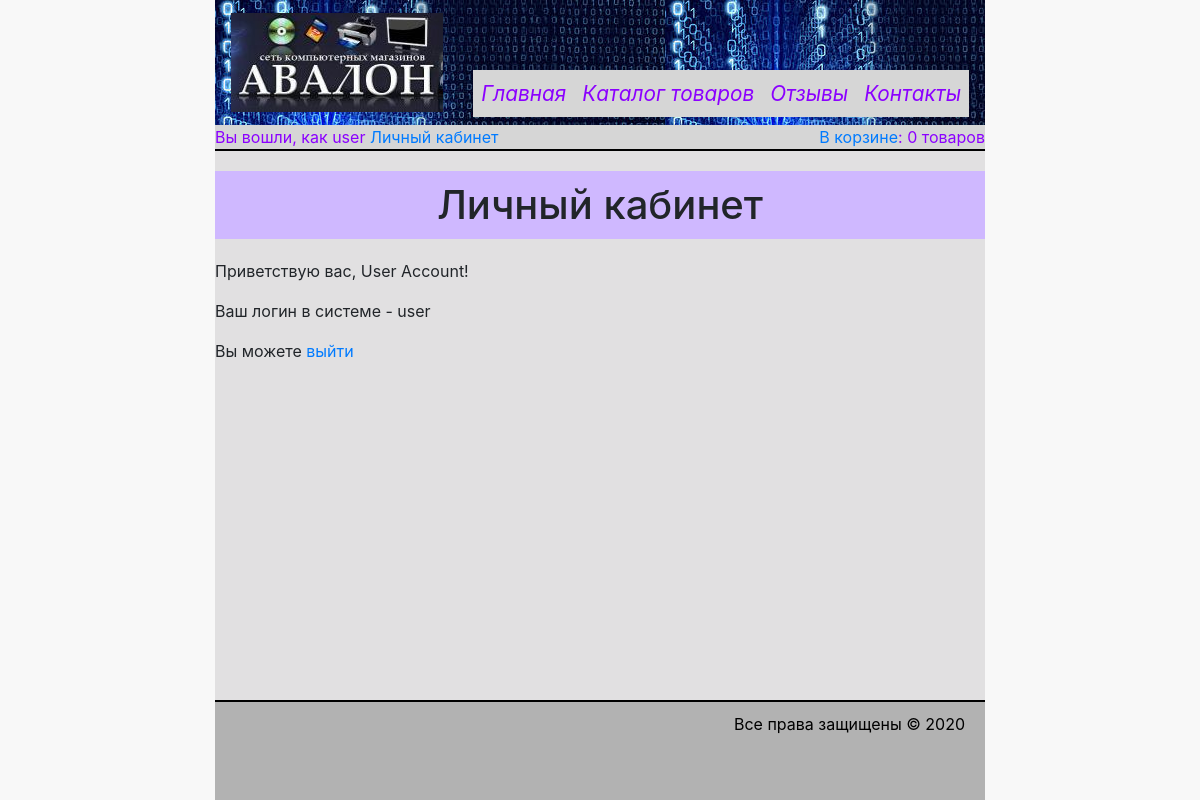
/?page=personal_area (signed in), run on an earlier commit of the app's database.
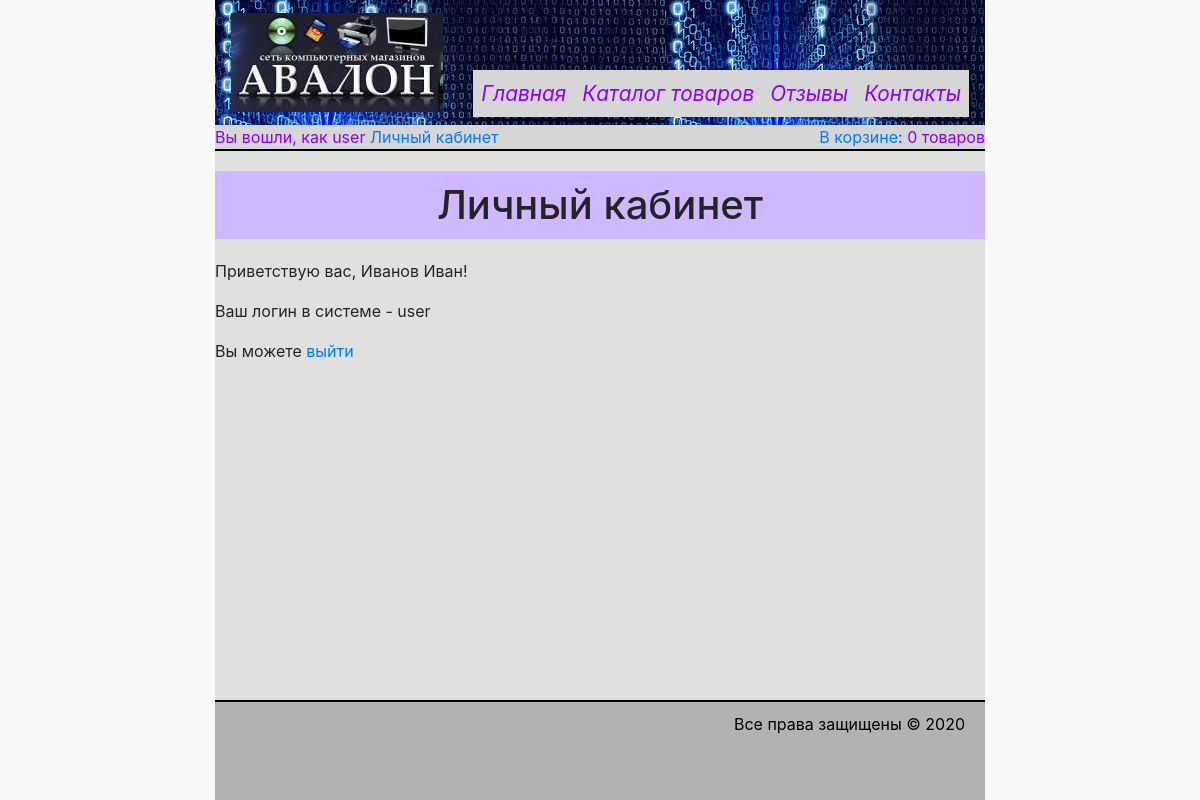
And on a later commit of the database.
### tables this page shows
CREATE TABLE IF NOT EXISTS users (
  id INT(11) UNSIGNED NOT NULL AUTO_INCREMENT,
  login VARCHAR(255) NOT NULL,
  password VARCHAR(255) DEFAULT 'NULL',
  fio VARCHAR(255) DEFAULT 'NULL',
  is_admin INT(11) DEFAULT 0,
  PRIMARY KEY (id)
);

### db.inc (called while the page is built, shortened)
<?php
class DB
{
    static $instance = null;
    static function getInstance()
    {
        if (self::$instance === null) {
            self::$instance = new DB();
        }
        return self::$instance;
    }
    private function __construct()
    {
        $conf = ['host' => '127.0.0.1',
            'user' => 'root',
            'password' => 'root',
            'db' => 'internet_shop'];
        $this->DBLink = new PDO("mysql:host={$conf['host']};dbname={$conf['db']};charset=UTF8", $conf['user'], $conf['password'],
            array(PDO::MYSQL_ATTR_INIT_COMMAND => 'SET NAMES \'UTF8\';'));
    }
    function QueryMany()
    {
        try {
            $args = func_get_args();
            $query = array_shift($args);
            if (!($rs = $this->getInstance()->DBLink->prepare($query))) {
                throw new Exception('Ошибка prepare');
            }
            if (!$rs->execute($args)) {
                throw new Exception('Ошибка execute');
            }
            if (!preg_match('/^\s*(insert|update|delete)/si', $query) && $rs->columnCount() > 0) {
                $rows = array();
                while ($row = $rs->fetch(PDO::FETCH_ASSOC)) {
                    if (isset($row['id']))
                        $rows[$row['id']] = $row;
                    else
                        $rows[] = $row;
                }
                return $rows;
            }
            return true;
        } catch (Exception $exc) {
            $DBError = $exc->getMessage();
            if (!$this->getInstance()->DBLink) {
                throw new Exception($DBError);
            }
            if ($this->getInstance()->DBLink->inTransaction()) $this->getInstance()->DBLink->rollBack();
            throw new Exception($DBError);
        }
    }
    function QueryOne()
    {
        $args = func_get_args();
        $result = call_user_func_array([$this->getInstance(), "QueryMany"], $args);
        return is_array($result) ? current($result) : $result;
    }
}

### personal_area.inc (the view)
<?php
$user = DB::getInstance()->QueryOne("select * from users where id=?", $_SESSION['user_id']);
?>
<h1>Личный кабинет</h1>
<p>Приветствую вас, <?= $user['fio']?>!</p>
<p>Ваш логин в системе - <?= $user['login']?></p>
<p>Вы можете <a href="?page=logout" title="Выйти из системы">выйти</a></p>

What changed in the data, as far as the page shows it:
changed users "user": fio "User Account" → "Иванов Иван"
